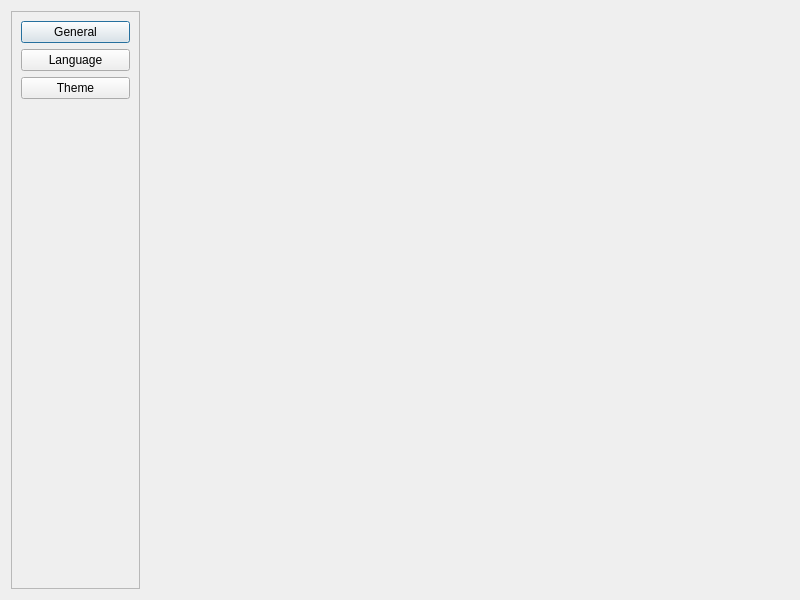
<?xml version="1.0" encoding="UTF-8"?>
<ui version="4.0">
 <class>Settings</class>
 <widget class="QDialog" name="Settings">
  <property name="geometry">
   <rect>
    <x>0</x>
    <y>0</y>
    <width>800</width>
    <height>600</height>
   </rect>
  </property>
  <property name="sizePolicy">
   <sizepolicy hsizetype="Fixed" vsizetype="Fixed">
    <horstretch>0</horstretch>
    <verstretch>0</verstretch>
   </sizepolicy>
  </property>
  <property name="windowTitle">
   <string>Settings</string>
  </property>
  <property name="windowIcon">
   <iconset resource="../../source.qrc">
    <normaloff>:/icons/settings.svg</normaloff>:/icons/settings.svg</iconset>
  </property>
  <layout class="QHBoxLayout" name="horizontalLayout" stretch="2,10">
   <item>
    <layout class="QVBoxLayout" name="verticalLayout" stretch="0">
     <property name="spacing">
      <number>0</number>
     </property>
     <item>
      <widget class="QFrame" name="frame">
       <property name="frameShape">
        <enum>QFrame::Shape::StyledPanel</enum>
       </property>
       <property name="frameShadow">
        <enum>QFrame::Shadow::Sunken</enum>
       </property>
       <property name="class" stdset="0">
        <string/>
       </property>
       <layout class="QVBoxLayout" name="verticalLayout_4">
        <item alignment="Qt::AlignmentFlag::AlignTop">
         <widget class="QWidget" name="widget" native="true">
          <property name="sizePolicy">
           <sizepolicy hsizetype="Expanding" vsizetype="Expanding">
            <horstretch>0</horstretch>
            <verstretch>0</verstretch>
           </sizepolicy>
          </property>
          <layout class="QVBoxLayout" name="verticalLayout_3">
           <property name="leftMargin">
            <number>0</number>
           </property>
           <property name="topMargin">
            <number>0</number>
           </property>
           <property name="rightMargin">
            <number>0</number>
           </property>
           <property name="bottomMargin">
            <number>0</number>
           </property>
           <item>
            <widget class="QPushButton" name="general_btn">
             <property name="text">
              <string>General</string>
             </property>
            </widget>
           </item>
           <item>
            <widget class="QPushButton" name="language_btn">
             <property name="text">
              <string>Language</string>
             </property>
            </widget>
           </item>
           <item>
            <widget class="QPushButton" name="theme_btn">
             <property name="text">
              <string>Theme</string>
             </property>
            </widget>
           </item>
          </layout>
         </widget>
        </item>
       </layout>
      </widget>
     </item>
    </layout>
   </item>
   <item>
    <layout class="QVBoxLayout" name="verticalLayout_2">
     <item>
      <widget class="QStackedWidget" name="setting_stackwidget_main"/>
     </item>
    </layout>
   </item>
  </layout>
 </widget>
 <resources>
  <include location="../../source.qrc"/>
 </resources>
 <connections/>
</ui>
